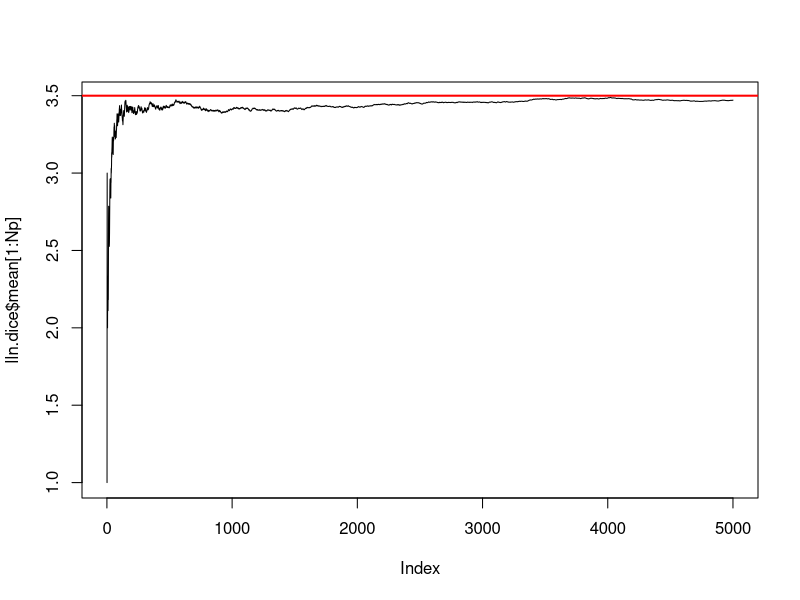
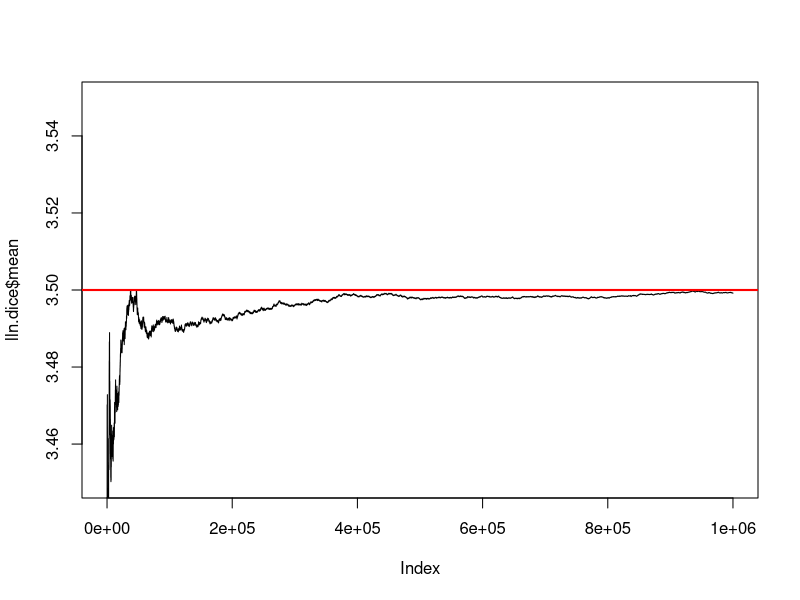
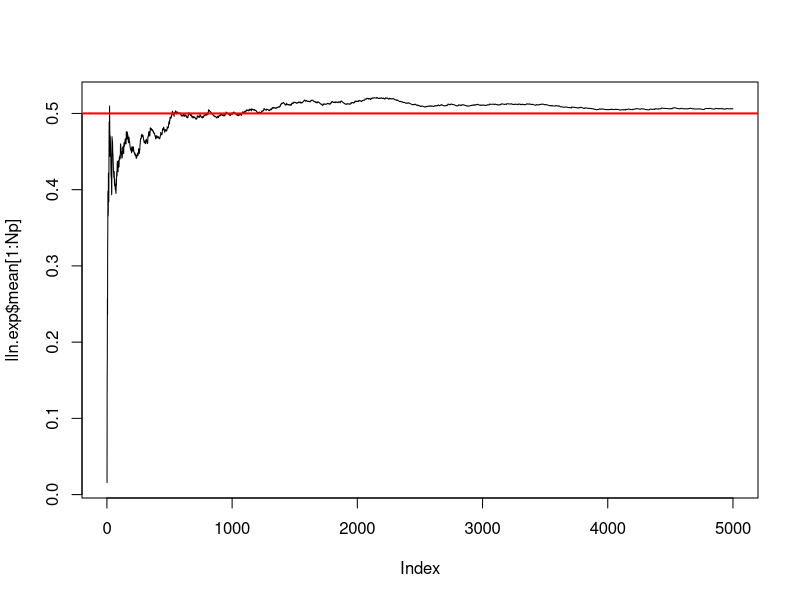
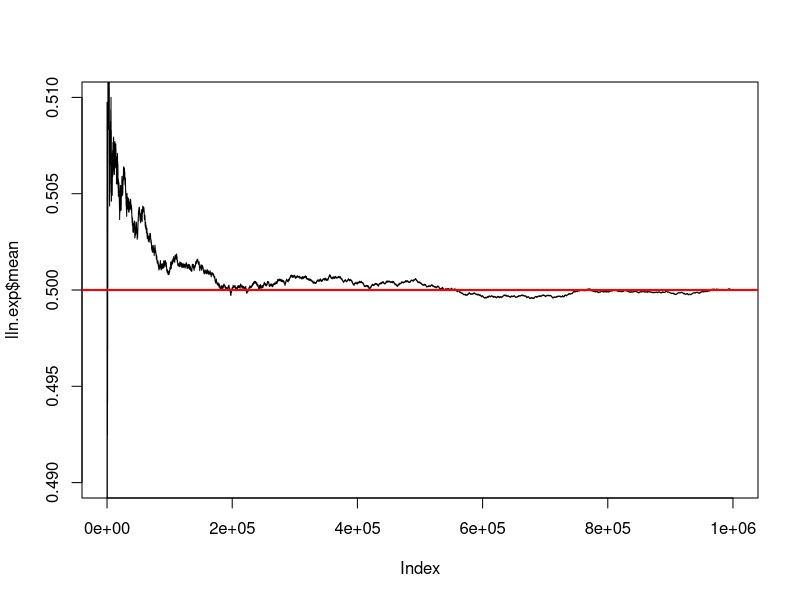
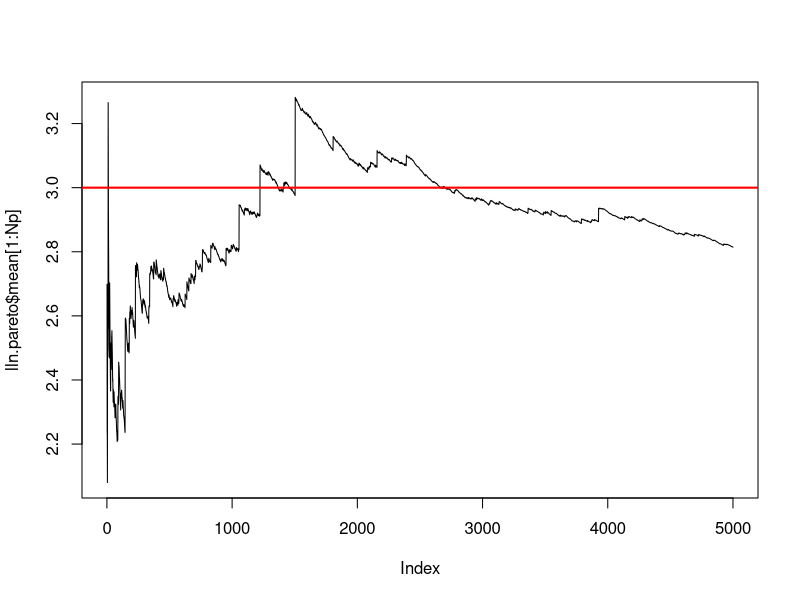
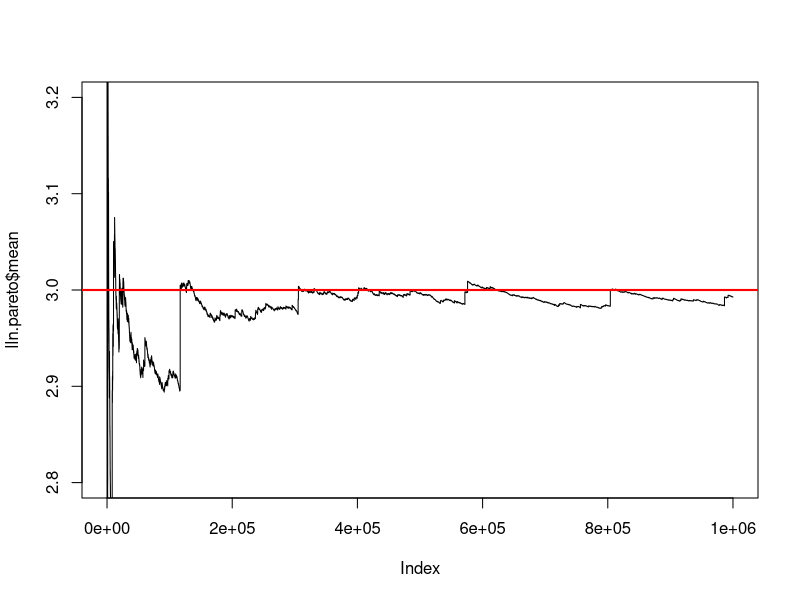
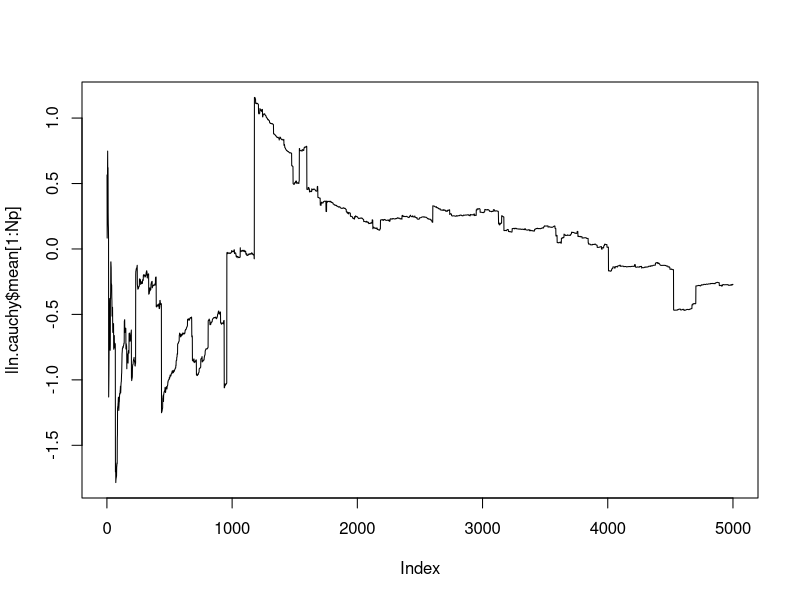
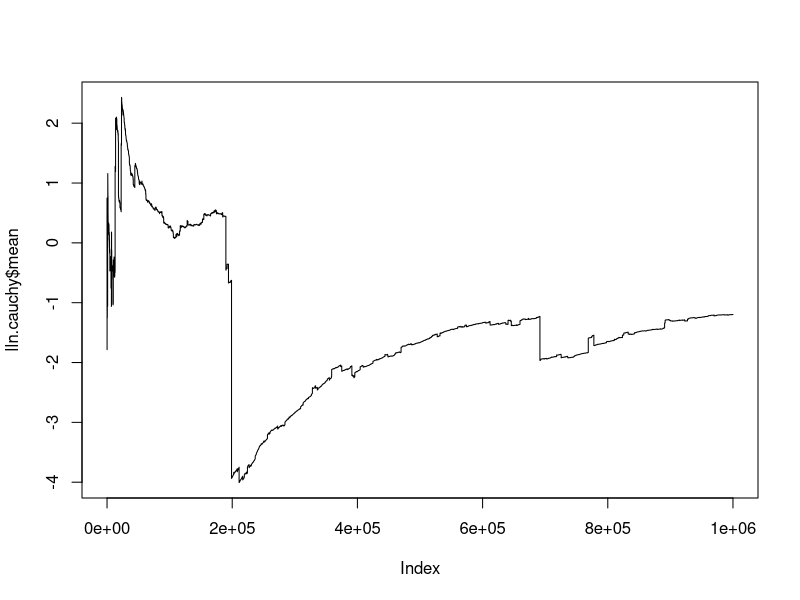

Generate these figures, in order, with R:
if (!require(VGAM)) {install.packages("VGAM"); require(VGAM)}

### Law of Large Numbers ###

set.seed(42)
N <- 1e6
Np <- 5e3

lln.dice <- sample(1:6, N, replace = T)
lln.dice <- data.frame(dice = lln.dice, mean = cumsum(lln.dice) / 1:length(lln.dice))
plot(lln.dice$mean[1:Np], type='l')
abline(h=3.5, col='red', lwd=2)
plot(lln.dice$mean, type='l', ylim=c(3.45, 3.55))
abline(h=3.5, col='red', lwd=2)

lln.exp <- rexp(N, rate = 2)
lln.exp <- data.frame(exp = lln.exp, mean = cumsum(lln.exp) / 1:length(lln.exp))
plot(lln.exp$mean[1:Np], type='l')
abline(h=1/2, col='red', lwd=2)
plot(lln.exp$mean, type='l', ylim=c(0.49, 0.51))
abline(h=1/2, col='red', lwd=2)

lln.pareto <- rpareto(N, 1, 3/2)
lln.pareto <- data.frame(pareto = lln.pareto, mean = cumsum(lln.pareto) / 1:length(lln.pareto))
plot(lln.pareto$mean[1:Np], type='l')
abline(h=3, col='red', lwd=2)
plot(lln.pareto$mean, type='l', ylim=c(2.8, 3.2))
abline(h=3, col='red', lwd=2)

lln.cauchy <- rcauchy(N)
lln.cauchy <- data.frame(pareto = lln.cauchy, mean = cumsum(lln.cauchy) / 1:length(lln.cauchy))
plot(lln.cauchy$mean[1:Np], type='l')
plot(lln.cauchy$mean, type='l')

### Central Limit Theorem ###

cumvar <- function(x) {
  n <- 1 : length(x)
  (cumsum(x^2)) / (n-1) - cumsum(x)^2 / n / (n-1) 
}

clt.dice <- data.frame(dice = lln.dice$dice, mean = lln.dice$mean, var = cumvar(lln.dice$dice))
clt.dice$c1 <- clt.dice$mean - 3 * sqrt(clt.dice$var / 1:N)
clt.dice$c2 <- clt.dice$mean + 3 * sqrt(clt.dice$var / 1:N)
plot(sqrt(clt.dice$var / 1:N), type='l', log='y')
plot(clt.dice$mean, type='l', ylim=c(3.45, 3.55))
abline(h=3.5, col='red')
lines(clt.dice$c1, col='blue'); lines(clt.dice$c2, col='blue')

clt.exp <- data.frame(dice = lln.exp$exp, mean = lln.exp$mean, var = cumvar(lln.exp$exp))
clt.exp$c1 <- clt.exp$mean - 3 * sqrt(clt.exp$var / 1:N)
clt.exp$c2 <- clt.exp$mean + 3 * sqrt(clt.exp$var / 1:N)
plot(sqrt(clt.exp$var / 1:N), type='l', log='y')
plot(clt.exp$mean, type='l', ylim=c(0.49, 0.51))
abline(h=0.5, col='red')
lines(clt.exp$c1, col='blue'); lines(clt.exp$c2, col='blue')

clt.pareto <- data.frame(dice = lln.pareto$pareto, mean = lln.pareto$mean, var = cumvar(lln.pareto$pareto))
clt.pareto$c1 <- clt.pareto$mean - 3 * sqrt(clt.pareto$var / 1:N)
clt.pareto$c2 <- clt.pareto$mean + 3 * sqrt(clt.pareto$var / 1:N)
plot(sqrt(clt.pareto$var / 1:N), type='l', log='y')
plot(clt.pareto$mean, type='l', ylim=c(2.8, 3.2))
abline(h=3, col='red')
lines(clt.pareto$c1, col='blue'); lines(clt.pareto$c2, col='blue')

### Monte-Carlo Integration ###

mcint.pi <- cbind(x=runif(N), y=runif(N))
mcint.pi.fun <- function(x) {sqrt(1 - x^2)}
mcint.pi.tf <- function(v) {v[2] < mcint.pi.fun(v[1])}
mcint.pi.res <- sapply(1:N, function(i) mcint.pi.tf(mcint.pi[i, ]))
sum(mcint.pi.res) / N * 4

mcint.f <- function(x) cos(pi * x / 2) * pi /2
mcint.val <- integrate(mcint.f, lower=0, upper=1)
mcint.x <- runif(N)
mcint.f.x <- mcint.f(mcint.x)
mcint.res <- data.frame(f.x = mcint.f.x, mean = cumsum(mcint.f.x) / 1:N, var =  cumvar(mcint.f.x))
mcint.res$c1 <- mcint.res$mean - 3 * sqrt(mcint.res$var / 1:N)
mcint.res$c2 <- mcint.res$mean + 3 * sqrt(mcint.res$var / 1:N)
plot(mcint.res$mean, type='l', ylim=c(0.99, 1.01))
abline(h=1, col='red')
lines(mcint.res$c1, col='blue'); lines(mcint.res$c2, col='blue')

### Rejection Sampling ###

hist(mcint.pi[mcint.pi.res, 1], breaks=100, prob=T)
plot.pts <-(0:1e3)/1e3
lines(x = plot.pts, y = mcint.pi.fun(plot.pts) * 4 / pi, col = 'red')

### Inverse Transform Sampling ###

mcinv.pts <- runif(N)
mcinv.res <- - log(1 - mcinv.pts) / 2
hist(mcinv.res, breaks=100, prob=T, xlim=c(0, 3))
lines(x = plot.pts * 3, y = dexp(plot.pts * 3, rate=2), col='red')
